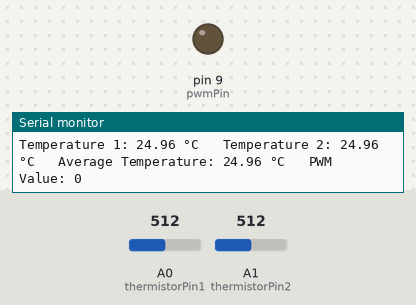
This sketch was run on a simulated Arduino Uno, built with avr-gcc and run on an emulated ATmega328P. Shown: output pins drawn as LEDs (lit = HIGH), the last lines printed to the serial monitor. The test bench sets the inputs (shaded band); at power-on: A0 (thermistorPin1) = 512, A1 (thermistorPin2) = 512.

Above: at 1.2 s.
1.3 s: A0 (thermistorPin1) set to 15
At 1.8 s:
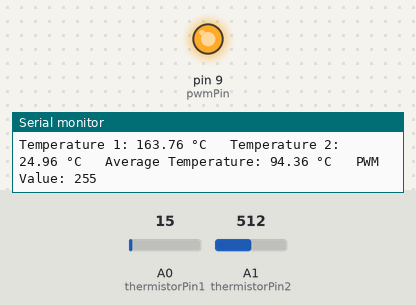
2.8 s: A1 (thermistorPin2) set to 666
5.8 s: A1 (thermistorPin2) set to 702
8.8 s: A0 (thermistorPin1) set to 275
11.8 s: A0 (thermistorPin1) set to 299
At 12.9 s:
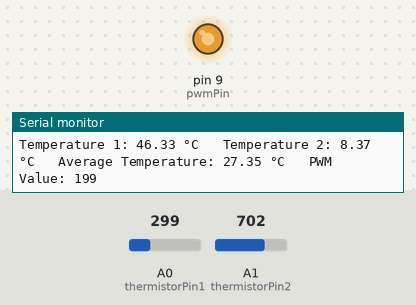
13.4 s: A1 (thermistorPin2) set to 716
At 14.1 s:
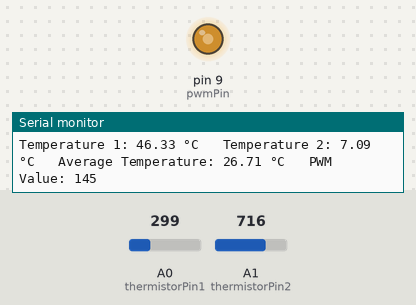
Timing chart, 0 to 16.0 s (numbered marks = the images above; inputs shaded):
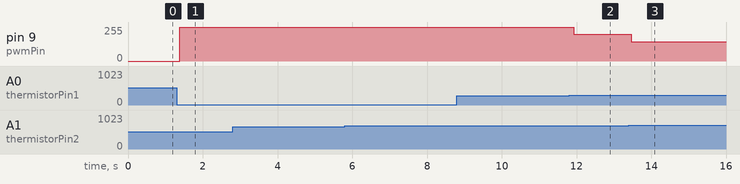

Measured:
- the behaviour switches between 288 and 289 on A0 (thermistorPin1) (found by bisection; images 1 and 2)
- after the input at 1.3 s, pin 9 (pwmPin): 0/255 → 255/255 after 0.09 s
- after the input at 11.8 s, pin 9 (pwmPin): 255/255 → 199/255 after 0.13 s
- after the input at 13.4 s, pin 9 (pwmPin): 199/255 → 145/255 after 0.06 s

The sketch:

temperature-control-system.ino
```cpp
// Thermistor connections
const int thermistorPin1 = A0;
const int thermistorPin2 = A1;

// PWM output pin
const int pwmPin = 9;

// Constants for temperature calculation
const int thermistorNominal = 10000;  // Nominal resistance at 25°C
const int temperatureNominal = 25;    // Nominal temperature for the thermistor
const int betaValue = 3950;           // Beta value of the thermistor

// Desired temperature in Celsius
const int desiredTemperature = 28;

void setup() {
  // Initialize PWM pin
  pinMode(pwmPin, OUTPUT);

  // Initialize Serial Monitor
  Serial.begin(9600);
}

void loop() {
  // Read temperature from both thermistors
  float temperature1 = readTemperature(thermistorPin1);
  float temperature2 = readTemperature(thermistorPin2);

  // Calculate average temperature
  float averageTemperature = (temperature1 + temperature2) / 2.0;

  // Calculate PWM ratio
  float temperatureRatio = max(0.0, (averageTemperature - temperatureNominal) / (desiredTemperature - temperatureNominal));
  int pwmValue = int(255 * temperatureRatio);
  pwmValue = constrain(pwmValue, 0, 255); // Ensure PWM value is within range

  // Set PWM output
  analogWrite(pwmPin, pwmValue);

  // Print temperature and PWM values to Serial Monitor
  Serial.print("Temperature 1: ");
  Serial.print(temperature1);
  Serial.print(" °C   Temperature 2: ");
  Serial.print(temperature2);
  Serial.print(" °C   Average Temperature: ");
  Serial.print(averageTemperature);
  Serial.print(" °C   PWM Value: ");
  Serial.println(pwmValue);

  delay(100);  // Delay for one second before taking the next reading
}

float readTemperature(int pin) {
  // Read the analog value from the thermistor pin
  int sensorValue = analogRead(pin);

  // Convert the analog value to resistance
  float resistance = 1023.0 / sensorValue - 1.0;
  resistance = thermistorNominal / resistance;

  // Calculate temperature in Celsius using the Steinhart-Hart equation
  float temperature = resistance / thermistorNominal;
  temperature = log(temperature);
  temperature /= betaValue;
  temperature += 1.0 / (temperatureNominal + 273.15);
  temperature = 1.0 / temperature;
  temperature -= 273.15;

  return temperature;
}
```
